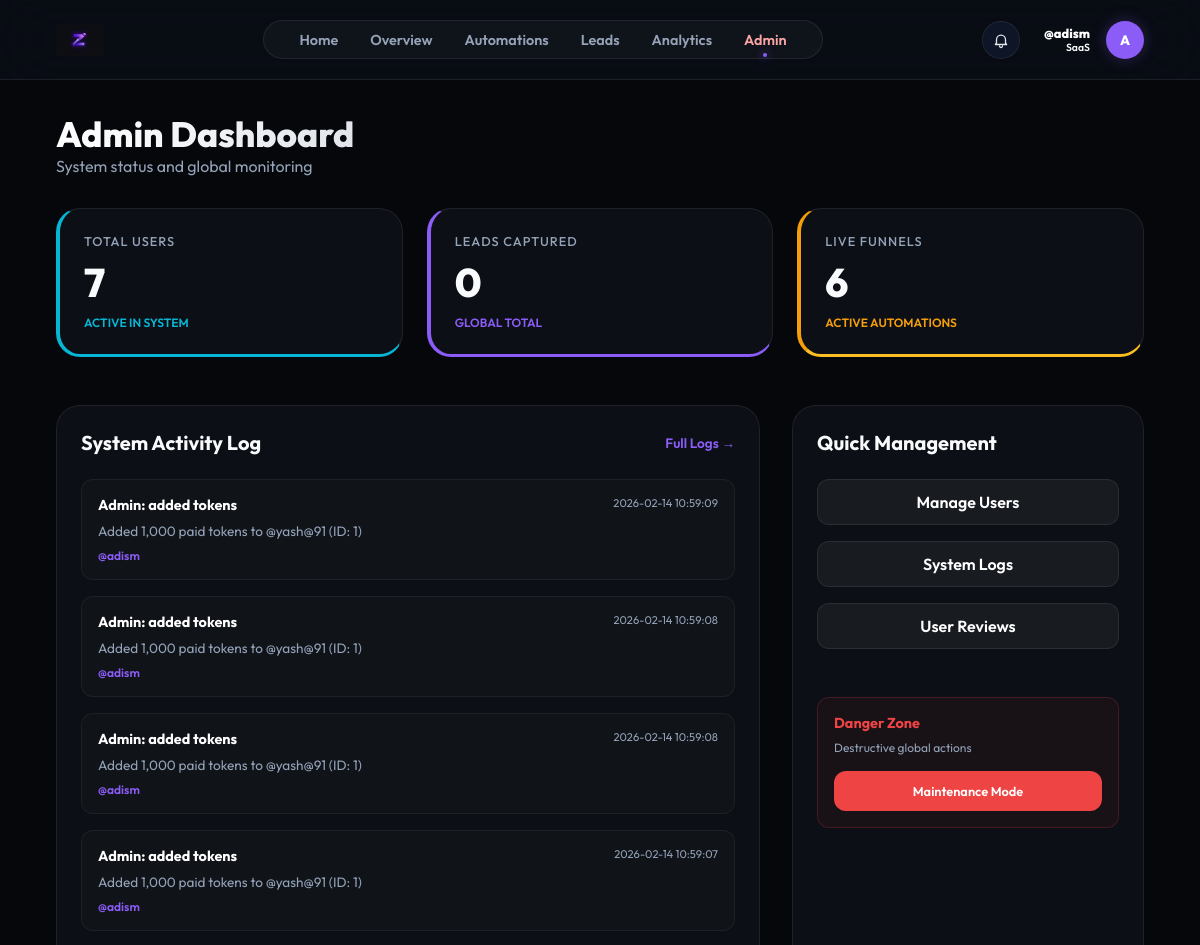
/admin (signed in, upper part), run on an earlier commit of the app's database.
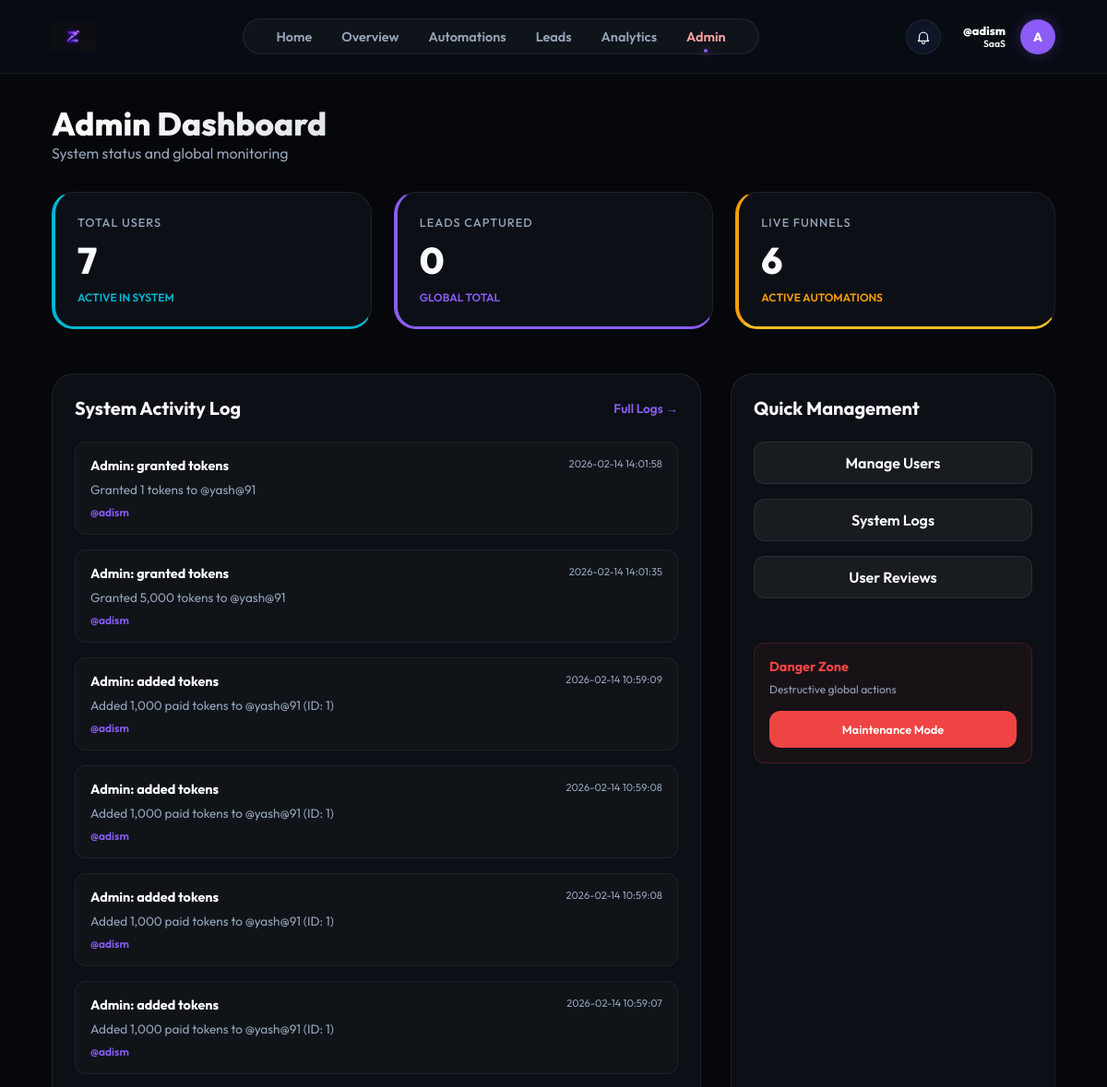
And on a later commit of the database.
### models.py (models this page shows)
class ActivityLog(db.Model):
    __tablename__ = 'activity_log'
    id = db.Column(db.Integer, primary_key=True)
    user_id = db.Column(db.Integer, db.ForeignKey('user.id'), nullable=True)
    action = db.Column(db.String(100), nullable=False)
    details = db.Column(db.Text)
    timestamp = db.Column(db.DateTime, default=datetime.utcnow)
    user = db.relationship('User', backref=db.backref('activities', lazy=True))

class User(db.Model):
    id = db.Column(db.Integer, primary_key=True)
    username = db.Column(db.String(80), unique=True, nullable=False)
    email = db.Column(db.String(120), unique=True)
    password_hash = db.Column(db.String(256))
    full_name = db.Column(db.String(100))
    fb_user_id = db.Column(db.String(120), unique=True)
    ig_user_id = db.Column(db.String(120), unique=True)
    fb_access_token = db.Column(db.Text)
    ig_access_token = db.Column(db.Text)
    token_expires_at = db.Column(db.DateTime)
    ig_username = db.Column(db.String(100))  # Store Instagram username separately
    ig_password_encrypted = db.Column(db.Text)  # Encrypted password
    ig_session_data = db.Column(db.Text)  # Store session data for direct API
    plan = db.Column(db.String(50), default="Free")
    used_founding_coupon = db.Column(db.Boolean, default=False)
    niche = db.Column(db.String(50))
    bio = db.Column(db.Text)
    avatar = db.Column(db.String(10))
    followers = db.Column(db.Integer, default=0)
    following = db.Column(db.Integer, default=0)
    free_tokens = db.Column(db.Integer, default=4000)
    paid_tokens = db.Column(db.Integer, default=0)
    tokens_reset_at = db.Column(db.DateTime, default=datetime.utcnow)
    is_admin = db.Column(db.Boolean, default=False)
    funnels = db.relationship('Funnel', backref='owner', lazy=True)
    leads = db.relationship('Lead', backref='owner', lazy=True)

### app.py (the view)
@app.route('/admin')
@admin_required
def admin_dashboard():
    users_count = User.query.count()
    leads_count = Lead.query.count()
    funnels_count = Funnel.query.count()
    activities = ActivityLog.query.order_by(ActivityLog.timestamp.desc()).limit(20).all()
    user = User.query.get(session['user_id'])
    return render_template('admin.html',
                          user=user,
                          users_count=users_count,
                          leads_count=leads_count,
                          funnels_count=funnels_count,
                          activities=activities)

### app.py (called while the page is built)
def admin_required(f):
    @wraps(f)
    def decorated_function(*args, **kwargs):
        if 'user_id' not in session:
            return redirect(url_for('login_ui'))
        user = User.query.get(session['user_id'])
        if not user or not user.is_admin:
            abort(403)
        return f(*args, **kwargs)
    return decorated_function

### templates/admin.html (shortened to what the changed rows need)
{% extends "base.html" %}
{% block content %}
<div class="admin-container">
    <div class="header-section" style="margin-bottom: 2rem;">
        <h1
            style="font-size: 2.2rem; font-weight: 800; background: linear-gradient(to right, #fff, #94a3b8); -webkit-background-clip: text; -webkit-text-fill-color: transparent;">
            Admin Dashboard</h1>
    </div>
    <div class="stats-grid"
        style="display: grid; grid-template-columns: repeat(auto-fit, minmax(240px, 1fr)); gap: 1.5rem; margin-bottom: 3rem;">
        <div class="card stat-card glow-cyan" style="border-left: 4px solid #06b6d4;">
            <h2 class="stat-value" style="font-size: 2.5rem; margin: 0.5rem 0;">{{ users_count }}</h2>
        </div>
        <div class="card stat-card glow-purple" style="border-left: 4px solid #8b5cf6;">
            <h2 class="stat-value" style="font-size: 2.5rem; margin: 0.5rem 0;">{{ leads_count }}</h2>
        </div>
        <div class="card stat-card glow-gold" style="border-left: 4px solid #f59e0b;">
            <h2 class="stat-value" style="font-size: 2.5rem; margin: 0.5rem 0;">{{ funnels_count }}</h2>
        </div>
    </div>
    <div style="display: grid; grid-template-columns: 2fr 1fr; gap: 2rem;">
        <div class="card">
            <div style="display: flex; flex-direction: column; gap: 1rem;">
                {% for log in activities %}
                <div
                    style="padding: 1rem; background: rgba(255,255,255,0.02); border-radius: 12px; border: 1px solid rgba(255,255,255,0.05);">
                    <div
                        style="display: flex; justify-content: space-between; align-items: flex-start; margin-bottom: 0.5rem;">
                        <span style="font-weight: 700; color: #fff; font-size: 0.9rem;">{{ log.action }}</span>
                        <span style="font-size: 0.7rem; color: var(--text-secondary);">{{
                            log.timestamp.strftime('%Y-%m-%d %H:%M:%S') }}</span>
                    </div>
                    <p style="font-size: 0.85rem; color: var(--text-secondary); margin: 0;">{{ log.details }}</p>
                    {% if log.user %}
                    <div style="margin-top: 0.5rem; font-size: 0.75rem;">
                        <span style="color: var(--accent-purple); font-weight: 600;">@{{ log.user.username }}</span>
                    </div>
                    {% endif %}
                </div>
                {% endfor %}
            </div>
        </div>
    </div>
</div>
{% endblock %}

What changed in the data, as far as the page shows it:
added ActivityLog: action "Admin: granted tokens", timestamp "2026-02-14 14:01:58", details "Granted 1 tokens to @yash@91", user.username "adism"
added ActivityLog: action "Admin: granted tokens", timestamp "2026-02-14 14:01:35", details "Granted 5,000 tokens to @yash@91", user.username "adism"
